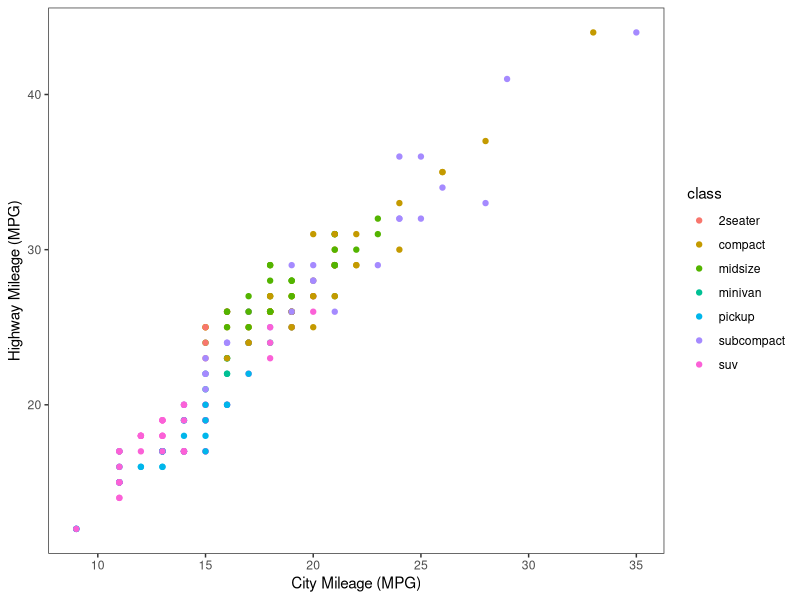
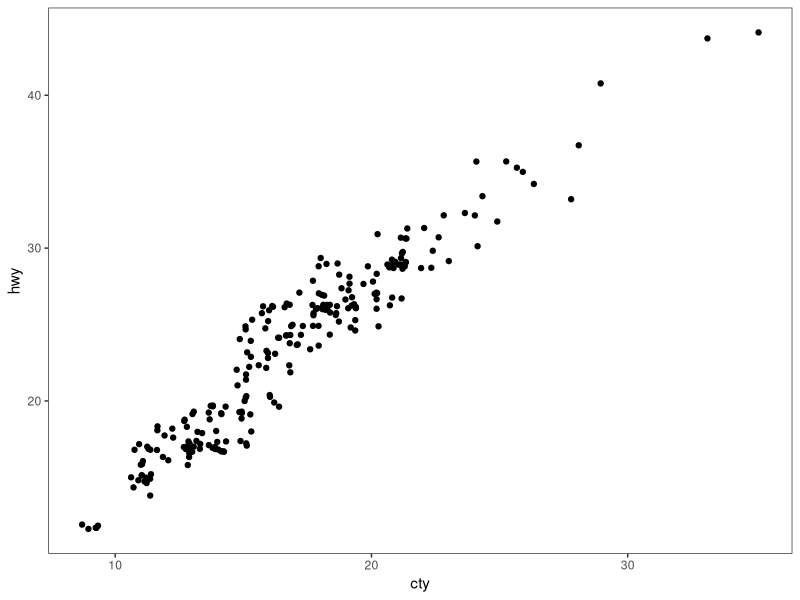
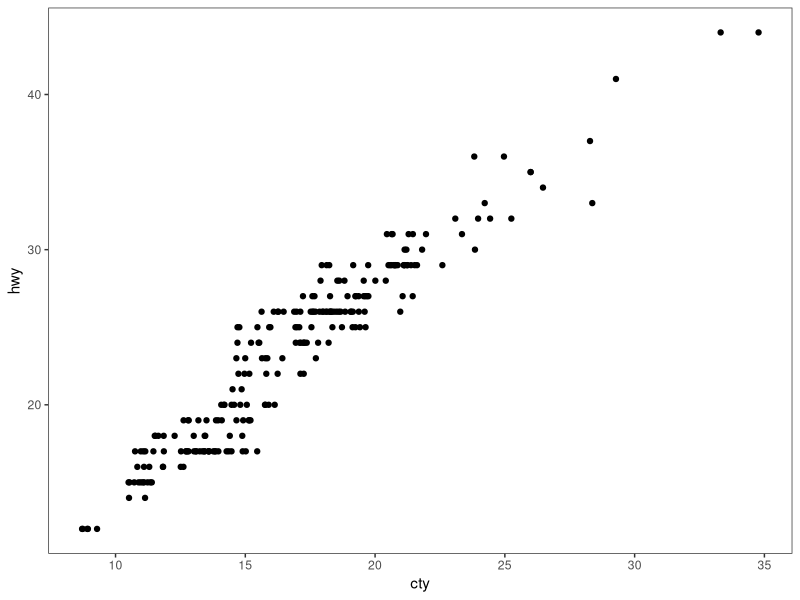
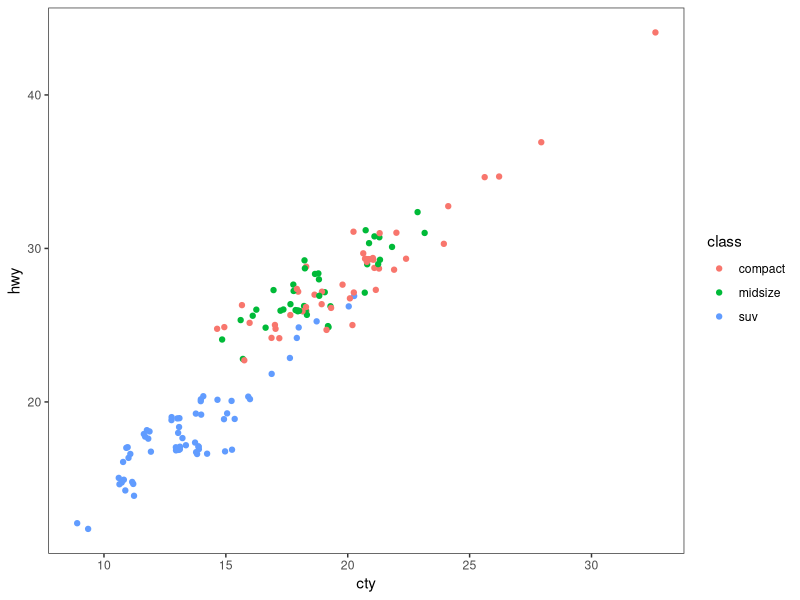
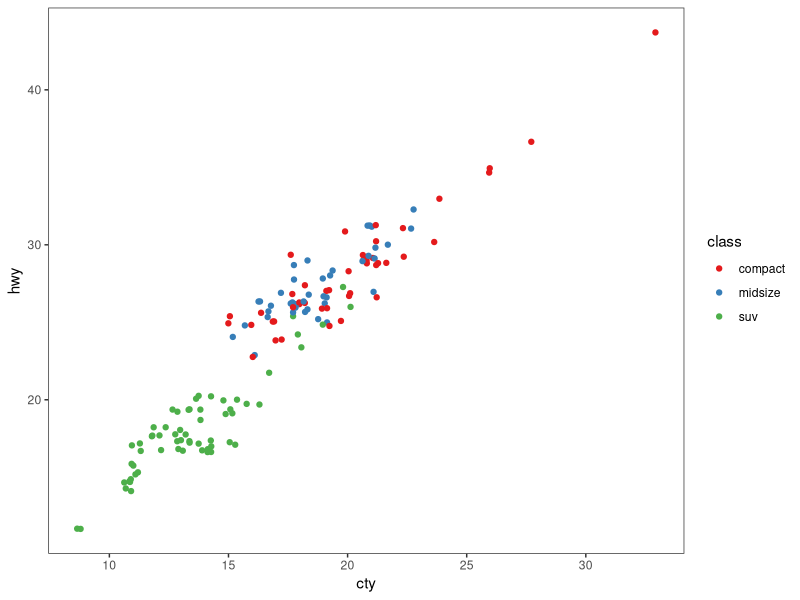
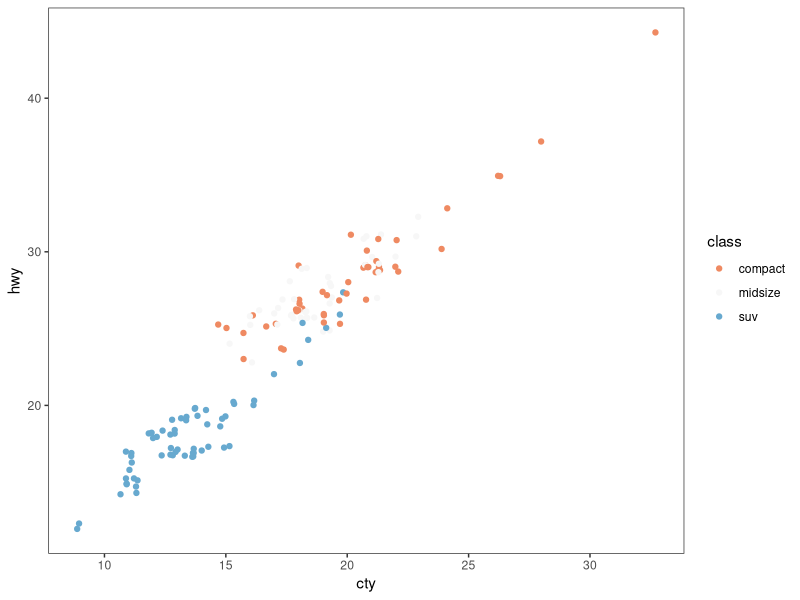
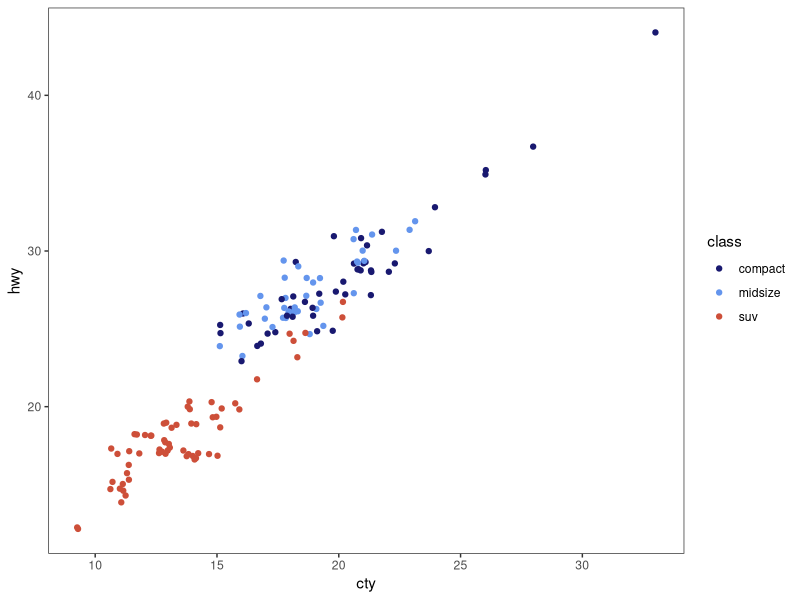
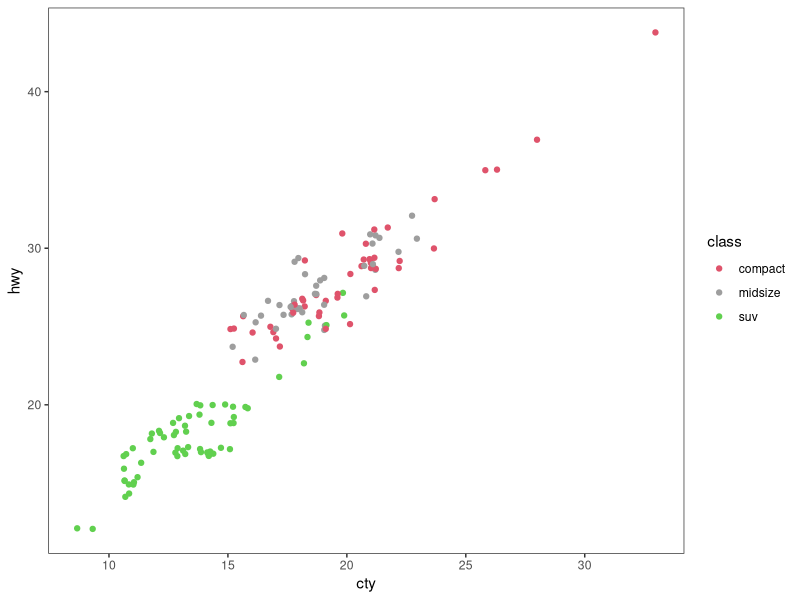

Generate these figures, in order, with R: (Note: this script raises an error after producing the figures.)
# ---------------------------------------------------------- #
#### MODULE 3: Plot even more data!                       ####               
# ---------------------------------------------------------- #

## OBJECTIVE:
# 1. To develop a "grammar of graphics".
# 2. To become comfortable using ggplot2 for exploratory data visualization.


# ---------------------------------------------------------- #
#### SET UP:                                              ####
# ---------------------------------------------------------- #
# REMINDER: In RStudio, open the Rproject for our course (UNCG_DataWrangling), 
# pull any changes from GitHub, and navigate to the branch you created for 
# yourself (just a single branch for the whole semester) in RStudio's Git tab.
# Open this week's assignment in this new branch to complete and submit on GitHub.
# Ideally, you'll commit your answers a bit at a time as you work through
# this assignment, rather than committing all at once at the end.

# Reminder of some helpful resources for graphing in R:
# ggplot Cookbook: http://www.cookbook-r.com/Graphs/
# Official ggplot2 Book: https://ggplot2-book.org/
# Themes in ggplot2: https://ggplot2-book.org/polishing.html#themes

# In ggplot2, aesthetic means “something you can see”. Each aesthetic is a
# mapping between a visual cue and a variable.
# Examples include:
# position (i.e., on the x and y axes)
# color (“outside” color)
# fill (“inside” color)
# shape (of points)
# line type
# size

# Each type of geometric object (geom) accepts only a subset of all aesthetics.
# Refer to the geom help pages to see what mappings each geom accepts. Aesthetic
# mappings are set with the aes() function.

# TASK: We will be using the ggplot2 package for graphing. Fortunately, ggplot2 
# is nested within the tidyverse package (along with many others).
# Start by writing code to load the tidyverse library.
# HINT: see the end of assignment #1 if you forgot how to load a package.

library(tidyverse)

# TASK: Write code below to set your theme to black and white and both your major
# AND minor gridlines to element_blank for all plots you'll be making today.
# HINT: Check back to last week's assignment section 1.9 for setting themes for
# all plots.

theme_set(
  theme_bw() +
  theme(panel.grid.major = element_blank(),
        panel.grid.minor = element_blank()))

# ---------------------------------------------------------- #
#### 1.0 CORRELATION                                      ####
# ---------------------------------------------------------- #

# We learned how to make correlations last week, but it never hurts to get
# more practice! Let's start by using a data set built into ggplot2.
# The mpg dataset looks at the gas efficiency of different cars. Run the following
# code to load the data:
data(mpg, package = "ggplot2")

# TASK: Create a scatterplot (i.e., a dot plot) to relate city and highway mileage.
# Color the points by the class of car (class column) and label the x and y axis 
# to be more informative (City Mileage (MPG) vs Highway Mileage (MPG)).
# HINT: Refer back to last week's assignment or the ggplot help resources if you 
# forget how to make a scatterplot.

head(mpg)

mpg %>% 
  ggplot(aes(x = cty,
             y = hwy, 
             color = class)) +
           geom_point() +
  labs(x = "City Mileage (MPG)",
       y = "Highway Mileage (MPG)")


# Looks alright, but the graph may be hiding some information...
# QUESTION: How many data points are in the mpg dataframe?

# 234 observations across 11 variables (2574 datapoints)

# QUESTION: Approximately how many dots are in the graph you just made? How does
# that compare to the number of observations in the dataframe?

# There are visibly fewer than 230 points in the graph due to overlapping.


# Try another correlation-focused geom that addresses this problem by running
# the following code:
ggplot(data=mpg, aes(x=cty, y=hwy)) + 
  geom_jitter()


# QUESTION: What happened when you created the plot with geom_jitter?

# This returns a similar graph but jitter randomly spaces points for clarity.

# QUESTION: Run the code to create a plot using geom_jitter a second time. Then run it
# again and again. What happens each time? Why is this happening?

# geom_jitter randomly places the point within a range of the set x,y values

# TASK: The default in geom_jitter is to jitter (or slightly move) the points away
# from each other in both the x and y directions. Check the help file for geom_jitter
# and write code below to make a graph where you jitter points in only the x-dimension
# by 0.5.

ggplot(data=mpg, aes(x=cty, y=hwy)) + 
  geom_jitter(width = 0.5,
              height = 0)

# ---------------------------------------------------------- #
#### 1.1 DETOUR! COLORS, COLORS, COLORS                   ####
# ---------------------------------------------------------- #

# Our world is so colorful, and our graphs can be too! But we want to be mindful
# of our color choices to not only be beautiful, but also informative and accessible.

# TASK: Create a new dataframe that filters our mpg data down to only information
# for car classes compact, midsize, and suv using an %in% statement. Name your 
# new dataframe mpgSubset.
# HINT: Refer back to the Transform assignment if you want help with %in% (or 
# try googling!)

mpgSubset <- mpg %>% 
  filter(class %in%  c("compact", "midsize", "suv"))

# ggplot has lots of nice (and some not so nice) built-in color palettes that we 
# can use to fill our bars with color. Try running the following code:
ggplot(data=mpgSubset, aes(x=cty, y=hwy, color=class)) +
  geom_jitter()

# The code above supplies us with ggplot's default color palette, which I find not
# so pleasing. Let's try to change this!

# We can add a statement specifying the scale of colors we would prefer. One way
# to do this is to use other pre-set palettes from ggplot. Run the code below to 
# ask ggplot to use the color brewer's palette called Set 1.
ggplot(data=mpgSubset, aes(x=cty, y=hwy, color=class)) +
  geom_jitter() +
  scale_color_brewer(palette="Set1")

# Alternatively, we could use the "RdBu" palette:
ggplot(data=mpgSubset, aes(x=cty, y=hwy, color=class)) +
  geom_jitter() +
  scale_color_brewer(palette="RdBu")

# QUESTION: Investigate the color brewer's range of palettes at this website: 
# https://r-graph-gallery.com/38-rcolorbrewers-palettes.html
# What do you notice about the colors chosen from each of the palettes that we
# used above? (i.e., does it use the first three colors in the palette? The last
# three? Some other combination?)


# We could also pick out EXACTLY which colors we want for our figure. 
# There are 4 main ways to specify colors in R:
### by name
### by number
### by Hex code
### with the rgb() function

# By Name: R allows you to call more than 600 colors by name! Run the following
# code to see a list:
colors()

# We can put in the colors we chose for each variable by adding the 
# scale_color_manual() function to our plot. Try it out by running the following
# code:
ggplot(data=mpgSubset, aes(x=cty, y=hwy, color=class)) +
  geom_jitter() +
  scale_color_manual(values=c('midnightblue', 'cornflowerblue', 'tomato3'))


# You can also chose colors by number, which are assigned in R.

# TASK: Copy and paste the code to make our scatterplot and replace the color names
# with three numbers of your choice (between 1 and 657). How does your new figure look?
# HINT: remember to remove the quotation marks when calling numbers.

ggplot(data=mpgSubset, aes(x=cty, y=hwy, color=class)) +
  geom_jitter() +
  scale_color_manual(values=c(2, 80, 123))


# QUESTION: How do you think you could figure out which color name belongs to
# each color number?
# HINT: Try creating a dataframe from color() by passing it into the
# as.data.frame() function.

as.data.frame(colors())

# You can also chose colors by Hex code. A Hex color code is a 6-symbol code made
# of up to three 2-symbol elements (6 symbols in length all together). Each of 
# the 2-symbol elements represents a color value in the Red-Green-Blue (RGB) color
# scale from 0 to 255. Hex codes are written with a # in front of them. Let's try
# out calling our colors using hex code.
ggplot(data=mpgSubset, aes(x=cty, y=hwy, color=class)) +
  geom_jitter() +
  scale_color_manual(values=c('#191970', '#6495ED', '#FF6347'))

# There are two great things about hex codes. First, you can call ANY color you 
# want with a hex code. That is, you're not limited to the 657 colors that are
# in ggplot. By specifying the color by hex code, you can pick literally anything!

# TASK: Google the search term "color picker". This should bring up google's color
# picker (in addition to a billion other color picking websites). Use this color
# picker to generate the hex codes for three new colors of your choice. Then copy
# and paste the above code, replacing the hex codes with your color choices.

ggplot(data=mpgSubset, aes(x=cty, y=hwy, color=class)) +
  geom_jitter() +
  scale_color_manual(values=c('#4287f5', '#1b0621', '#b8945e'))

# The second great thing about hex codes is that you can control the transparency
# of your colors. Transparency is set in a hex code by adding two extra symbols
# to the end, which together make up the "alpha" element. Adding 00 to the end 
# of your hex code will make your color completely transparent, while adding FF 
# to the end will make it completely opaque. Any number/letters in-between will 
# result in partial transparency. You can find a complete list of transparencies
# between 0-100% here: https://gist.github.com/lopspower/03fb1cc0ac9f32ef38f4

# TASK: Try out transparency by copying and pasting your graph code below and
# adding the alpha element to the end of each of your hex codes to make your
# first color 0% transparent, your second color 50% transparent, and your third
# color 100% transparent.

ggplot(data=mpgSubset, aes(x=cty, y=hwy, color=class)) +
  geom_jitter() +
  scale_color_manual(values=c('#4287f5FF', '#1b062180', '#b8945e00'))

# QUESTION: What happened to the point that you set to 100% transparent?

# The point disappears

# Finally, we can set our colors using the rgb() function. This operates very
# similarly to the hex code, where you can pick exactly the color and transparency
# you want. Try it out by running the following code:
ggplot(data=mpgSubset, aes(x=cty, y=hwy, color=class)) +
  geom_jitter() +
  scale_color_manual(values=c(rgb(.10, .10, .44, 1), rgb(.39, .58, .93, 1), rgb(1.0, .39, .28, 1)))

# TASK: Modify the above code to make all of your points 50% transparent.

ggplot(data=mpgSubset, aes(x=cty, y=hwy, color=class)) +
  geom_jitter(alpha = 0.5) +
  scale_color_manual(values=c(rgb(.10, .10, .44, 1), rgb(.39, .58, .93, 1), rgb(1.0, .39, .28, 1)))


# There are so many inventive and artistic people in the world who have expanded
# the offerings for colors in ggplot. Check out some notable ones listed below
# when choosing colors for this assignment.
### Color-blind friendly palettes: https://github.com/JLSteenwyk/ggpubfigs
### Color palettes from vintage National Parks posters: https://github.com/katiejolly/nationalparkcolors
### Color palettes based on Wes Anderson movies: https://github.com/karthik/wesanderson
### Color palettes from famous Dutch paintings: https://github.com/EdwinTh/dutchmasters


# ---------------------------------------------------------- #
#### 1.2 DETOUR! LEGENDS                                  ####
# ---------------------------------------------------------- #

# When you specify colors in your ggplot code, R throws in a bonus legend for free!
# However, this legend is often not as clear or visually appealing as we might 
# prefer. But as with all geometric objects in ggplot, legends can be easily altered.

# Run the following code to create a scatter plot. Feel free to modify the colors
# as you prefer!
ggplot(data=mpgSubset, aes(x=cty, y=hwy, color=class)) +
  geom_jitter()

# QUESTION: Where did ggplot get the legend title and values from?

# The legend title and values are specified by the color argument

# We could change the title and values in our legend by altering the dataframe
# we are passing into ggplot. But that seems a bit drastic. Instead, we can 
# lean on the same code that specifies our color picks to alter the legend text.
# Try it out by running the following code:
ggplot(data=mpgSubset, aes(x=cty, y=hwy, color=class)) + 
  geom_jitter() + 
  scale_color_manual(values=c('#FCBA03', '#380754', '#496916'),
                     name='Class of Car', # Legend title
                     breaks=c('suv', 'midsize', 'compact'), # order of elements
                     labels=c('SUV', 'Midsize', 'Compact')) # element names


# TASK: Label each line of the code above with what it is doing.
# HINT: Check the scale_color_manual help file or ggplot Cookbook for more info.


# IMPORTANT: It is important to pay attention to the order you provide ggplot with 
# your color choices and legend labels! Try running the following code:
ggplot(data=mpgSubset, aes(x=cty, y=hwy, color=class)) + 
  geom_jitter() + 
  scale_color_manual(values=c('#FCBA03', '#380754', '#496916'), 
                     name='Class of Car', 
                     breaks=c('suv', 'midsize', 'compact'), 
                     labels=c('Compact', 'SUV', 'Midsize')) 


# QUESTION: What is wrong with the code above? Why is it so important to be
# careful with the order you pass information into ggplot?

# The order of the labels is wrong, so the graph shows completely wrong
# information about which values correspond to which class

# While changing the legend text and factor order takes place in the scale_color_manual
# step, moving the legend around on the graph page is part of the graph theme. We
# can try this out using the code below:
ggplot(data=mpgSubset, aes(x=cty, y=hwy, color=class)) + 
  geom_jitter() + 
  theme(legend.position='top')


# TASK: Modify the code above to have the legend display along the bottom of
# the figure.

ggplot(data=mpgSubset, aes(x=cty, y=hwy, color=class)) + 
  geom_jitter() + 
  theme(legend.position='bottom') 

# We can also have the legend located within the area of the graph itself! We can 
# do this by specifying the coordinates for where the legend should go within the
# graph axes. First we set the legend position and then we set the anchoring 
# position by justifying the legend.
### bottom left: 0,0
### bottom right: 1,0
### top left: 0,1
### top right: 1,1

# Try it out by running the following code:
ggplot(data=mpgSubset, aes(x=cty, y=hwy, color=class)) + 
  geom_jitter() + 
  theme(legend.position=c(1,0), legend.justification=c(1,0))

# QUESTION: What happens if you don't include the code for legend justification
# above?

# Without legend.justification, the legend is wierdly overlayed onto the contents
# of the graph

# TASK: Copy and paste the code from above. Modify it to place the legend in the
# upper left part of the graph.

ggplot(data=mpgSubset, aes(x=cty, y=hwy, color=class)) + 
  geom_jitter() + 
  theme(legend.position=c(0,1), legend.justification=c(0,1))

# Finally, we might want to remove the legend altogether! We would do so by
# modifying the theme as well. 


# TASK: Check the ggplot cookbook to find the legends section. Read what it says 
# about removing the legend. Then copy and paste the graph code from above. Modify
# the code to remove the legend.

ggplot(data=mpgSubset, aes(x=cty, y=hwy, color=class)) + 
  geom_jitter() + 
  theme(legend.position = "none")

# ---------------------------------------------------------- #
#### 2.0 DEVIATION                                        ####
# ---------------------------------------------------------- #

# Used to compare variation in values between small number of items (or categories) 
# with respect to a fixed reference.

# Whether the graphical type is a deviation graph or a composition graph (or a 
# ranking graph) may depend on the underlying data structure.

# We used geom_bar() last week with factor data to create a bar graph. But
# geom_bar() is a bit tricky because it can make EITHER a bar graph or a histogram
# depending on the data you give it. The default of geom_bar() is to set stat to 
# count so if you give it just a continuous x value, it will make a histogram. Try
# it with the following code:
ggplot(data=mpg, aes(x=hwy)) + 
  geom_bar()

# In order to have the geom create bars and not a histogram, you must:
# 1) Set stat = identity
# 2) Provide both an x and a y inside the aes(), where x is either a character 
# or factor and y is numeric.

# TASK: Create a dataframe of summary statistics for the mpg data, calculating the
# mean, standard deviation, and standard error for highway mpg grouping by class.
# Name the resulting dataframe highwayMPG and your new variables hwy_mean, hwy_sd,
# and hwy_se.
# HINT: Look back at the Transform assignment if you forget how to summarize the
# data. Also recall, standard error = 1.96*standard deviation.

highwayMPG <- mpg %>% 
  group_by(class) %>% 
  summarize(hwy_mean = mean(hwy),
            hwy_sd = sd(hwy),
            hwy_se = hwy_sd /sqrt(n()))

# TASK: Create a bar graph showing the average highway MPG on the y-axis and 
# car class on the x-axis. Fill the bars by class. Add in error bar caps that are 20%
# the width pf the bars.
# HINT: Don't forget to change stat from the default in your geom_bar() statement!

highwayMPG %>% 
  ggplot(aes(x = class,
             y = hwy_mean,
             fill = class)) + 
  geom_bar(stat = "identity") + 
  geom_errorbar(aes(ymin = hwy_mean - hwy_se,
                    ymax = hwy_mean + hwy_se))

# ---------------------------------------------------------- #
#### 2.1 DETOUR! COLORS AND LEGENDS, AGAIN                ####
# ---------------------------------------------------------- #

# Recall that some geometric elements require fills instead of (or sometimes in
# addition to) colors.

# TASK: Create a bar graph with the mpg summary stats with the following parameters:
# (1) Black bar outline
# (2) Bars filled with the color brewer palette "Dark2" using the scale_fill_manual
#     statement
# (3) No legend
# (4) Informative x- and y-axis labels. 

# HINT: Carefully consider whether your color and/or fill should go within an aes() 
# statement, the scale_fill_manual or scale_color_manual statements, or neither.
# If in doubt, try a bunch of ways until it looks how we want it. And consult 
# your helpful ggplot resources on the web.

highwayMPG %>% 
  ggplot(aes(x = class,
             y = hwy_mean,
             fill = class)) + 
  geom_bar(stat = "identity",
           color = "black") +
  scale_fill_brewer(palette = "Dark2") +
  labs(x = "Car Class",
       y = "Average Highway MPG") +
  theme(legend.position = "none")

# ---------------------------------------------------------- #
#### 2.2 DETOUR! AXIS MODIFICATIONS                       ####
# ---------------------------------------------------------- #

# Run the following code, feeling free to modify colors as you prefer:
ggplot(data=highwayMPG, aes(x=class, y=hwy_mean, fill=class)) +
  geom_bar(stat='identity') 

# QUESTION: Where is ggplot getting the x-axis tick labels from?

# Factors in the class column

# Often our tick labels are not the best. We can modify them to be more informative
# or visually appealing by directly modifying the dataframe, but again this feels
# a bit extreme. Instead, we can directly modify the scale of the axis. For axes
# that deal with categories, we are setting the discrete scale. Try it out by
# running the following code:
ggplot(data=highwayMPG, aes(x=class, y=hwy_mean, fill=class)) +
  geom_bar(stat='identity') +
  scale_x_discrete(labels=c('sport', 'compact', 'midsize', 'minivan', 'pickup', 'subcompact', 'SUV'))

# We can also change the scale of the continuous axes, including how large they are
# and where the tick marks fall as follows:
ggplot(data=highwayMPG, aes(x=class, y=hwy_mean, fill=class)) +
  geom_bar(stat='identity') +
  scale_y_continuous(breaks=seq(0, 50, 10)) +
  coord_cartesian(ylim=c(0,50))

# QUESTION: Try running the code above without the coord_cartesian() statement. 
# What is surprising about the resulting graph? Based on this result, what do you
# think the coord_cartesian() statement does?

# The upper limit of the y axis drops to 30ish. The coord_cartesian statement
# sets your graph's range

# We can also add a statement into the scale discrete or continuous statements
# to name our axes, rather than putting in a whole separate step of xlab() or ylab().
# Try it out with the following code:
ggplot(data=highwayMPG, aes(x=class, y=hwy_mean, fill=class)) +
  geom_bar(stat='identity') +
  scale_x_discrete(name='Class of Car') +
  scale_y_continuous(name='Mean Highway MPG')


# Finally, we can flip our axes easily in ggplot as follows:
ggplot(data=highwayMPG, aes(x=class, y=hwy_mean, fill=class)) +
  geom_bar(stat='identity') +
  coord_flip()


# TASK: Let's put it all together. Make a graph of the mpg summary stats with the
# following specifications:
# (1) color by class of car using a color scheme of your choice (not the default)
# (2) plot the class of car on the x-axis and the highway MPG on the y axis
# (3) include better names for the x- and y-axis titles
# (4) include better names for the car classes
# (5) set the scale of the highway mpg to run from 0 to 30 with breaks every 5 
# (6) flip your axes
# (7) remove the legend

highwayMPG %>% 
  ggplot(aes(x = class,
             y = hwy_mean,
             fill = class)) +
  geom_bar(stat = "identity") +
  scale_fill_viridis_d() +
  scale_y_continuous(breaks = seq(0, 30, 5), limits = c(0, 30)) +
  scale_x_discrete(name = "Car Class",
                   labels = c('sport', 'compact', 'midsize', 'minivan', 'pickup', 'subcompact', 'SUV')) +
  labs(y = "Average Highway MPG")  +
  theme(legend.position = "none")


# ---------------------------------------------------------- #
#### 3.0 RANKING                                          ####
# ---------------------------------------------------------- #
# Used to compare the position or performance of multiple items with respect to 
# each other. Actual values matters somewhat less than the ranking.

# TASK: Create a dataframe of summary statistics for the mpg data, calculating the
# mean, standard deviation, and standard error for CITY mpg grouping by class.
# Name the resulting dataframe cityMPG and your new variables city_mean, city_sd,
# and city_se.
# HINT: Look back at the Transform assignment if you forget how to summarize the
# data. Also, standard error = 1.96*standard deviation.

cityMPG <- mpg %>% 
  group_by(class) %>% 
  summarize(city_mean = mean(cty),
            city_sd = sd(cty),
            city_se = city_sd / sqrt(n()))

# Now we want to plot our data in order from smallest to largest city MPG to get
# a ranking. To do so, we need to use the reorder() function to rearrange the data
# going into our x-axis.
ggplot(cityMPG, aes(x=reorder(class, city_mean), y=city_mean)) + 
  geom_bar(stat="identity")

# TASK: Recreate the above ranking figure to include the following:
# (1) class of car on the x-axis with informative axis and tick labels
# (2) MPG ordered from highest to lowest (hint: try google if you're unsure)
# (3) bars with dary grey outlines and filled by class with your favorite color scheme
# (4) error bars with end caps 30% the width of the bars
# (5) y-axis from 0 to 30 with tick marks every 5
# (6) no legend.

cityMPG %>% 
  ggplot(aes(x = reorder(class, -city_mean),
             y = city_mean,
             fill = class)) +
  geom_bar(stat = "identity",
           color = "darkgrey") +
  scale_fill_brewer(palette = "Pastel1") +
  geom_errorbar(aes(ymin = city_mean - city_se,
                    ymax = city_mean + city_se)) +
  scale_y_continuous(breaks = seq(0, 30, 5),
                     limits = c(0, 30)) +
  theme(legend.position = "none")

# ---------------------------------------------------------- #
#### 4.0 DISTRIBUTION                                     ####
# ---------------------------------------------------------- #
# When you have lots and lots of data points and want to study where and how the
# data points are distributed.

# Histograms can be accomplished with either geom_bar() or geom_histogram()
ggplot(mpg, aes(hwy)) + 
  geom_histogram()

# TASK: Recreate the graph above, but using geom_bar() instead

ggplot(mpg, aes(hwy)) + 
  geom_bar()

# TASK: Try making a histogram with the categorical variable 'manufacturer'.
# What error message do you get?

mpg %>% 
  ggplot(aes(manufacturer)) +
  geom_histogram()
# Error, stat_bin requires a continuous variable 

# QUESTION: What happens when you follow the advice of the error message and 
# make stat='count'?
ggplot(mpg, aes(manufacturer)) + 
  geom_histogram(stat="count")
# This turns out histogram into a bar graph


# TASK: Make a boxplot comparing the distribution of cty (city mileage) for
# each class of car.
# HINT: Look back to last week if you forget how to make a boxplot.

mpg %>% 
  ggplot(aes(x = class,
             y = cty)) +
  geom_boxplot()

# We can also make a different type of distribution, a violin plot using the 
# geom_violin statement as follows:
ggplot(mpg, aes(x=class, y=cty)) + 
  geom_violin()

# QUESTION: What does a violin plot show? Check google if you're unsure.

# Violin plots show distribution density between groups

# ---------------------------------------------------------- #
#### 5.0 COMPOSITION                                      ####
# ---------------------------------------------------------- #
# Bar charts and pie charts are classic ways of showing composition of a dataset.

# TASK: Let's get some data for this task by determining the number of cars from 
# each car manufacturer in our mpg dataframe. We can do this as follows:
manufacturerFreq <- mpg %>% 
  group_by(manufacturer) %>% 
  summarize(frequency=length(manufacturer)) %>% 
  ungroup()

# TASK: Make a bar graph of the number of cars (frequency) by manufacturer using
# the dataframe we created above.

manufacturerFreq %>% 
  ggplot(aes(x = manufacturer,
             y = frequency)) +
  geom_bar(stat = "identity")

# We can switch tfrequency# We can switch the bar chart you created above into a pie chart simply by changing
# the coordinate system through a series of steps as follows:

ggplot(manufacturerFreq, aes(x=manufacturer, y=frequency)) +
  geom_bar(stat="identity") +
  coord_polar()

ggplot(manufacturerFreq, aes(x=manufacturer, y=frequency, fill=manufacturer)) +
  geom_bar(stat="identity") +
  coord_polar()

ggplot(manufacturerFreq, aes(x="", y=frequency, fill=manufacturer)) +
  geom_bar(stat="identity", width=1) +
  coord_polar()

ggplot(manufacturerFreq, aes(x="", y=frequency, fill=manufacturer)) +
  geom_bar(stat="identity", width=1) +
  coord_polar(theta="y")

ggplot(manufacturerFreq, aes(x="", y=frequency, fill=manufacturer)) +
  geom_bar(stat="identity", width=1) +
  coord_polar(theta="y", start=0) +
  theme_void() +
  theme(legend.title = element_text(size = 12.5), 
        legend.text  = element_text(size = 8.5),
        legend.key.size = unit(.75, "lines"))

# TASK: Annotate the code below to describe what each line does:
ggplot(manufacturerFreq, aes(x="", y=frequency, fill=manufacturer)) +
  geom_bar(stat="identity", width=1) + # Create a bar graph w/ width 1
  coord_polar(theta="y", start=0) + # Convert bar graph to pie chart
  theme_void() + # Change theme to remove elements
  theme(legend.title = element_text(size = 12.5), # format legend
        legend.text  = element_text(size = 8.5),
        legend.key.size = unit(.75, "lines"))


# ---------------------------------------------------------- #
#### 6.0 CHANGE                                           ####
# ---------------------------------------------------------- #

# Time series are often best visualized with line graphs. Let's try this out
# with some new data:
data("economics")

# TASK: Use the economics dataset to plot the number of people who are unemployed
# over time (unemploy vs date). Make a scatterplot, then connect the points with 
# lines using geom_line().
# HINT: use ?economics to get more information about this dataset.

economics %>% 
  ggplot(aes(x = date,
             y = unemploy)) +
  geom_line() +
  labs(x = "Year",
       y = "Number Unemployed (thousands)")


# ---------------------------------------------------------- #
#### GROUPS AND MAPS                                      ####
# ---------------------------------------------------------- #

# Let's save these for group project options, this assignment is really long!









# REMEMBER: Save and push your script when you're done with this assignment!
